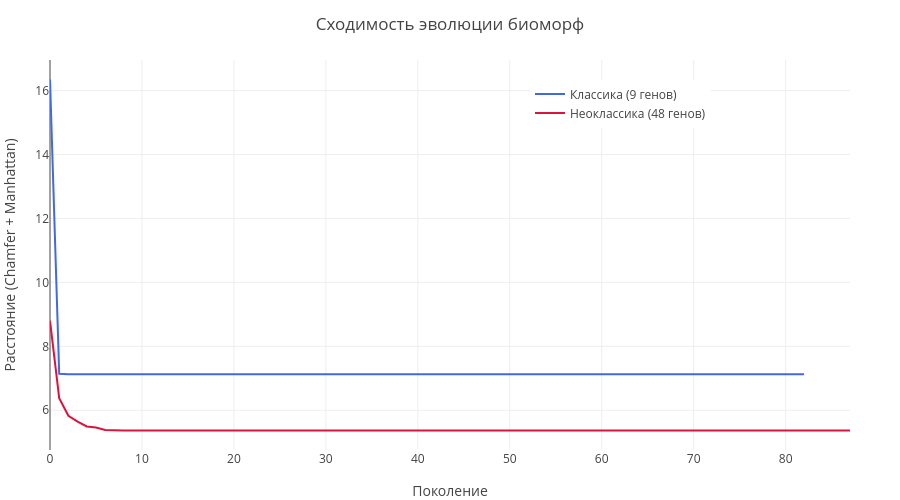

Write notebook code for a chart like this one.
### Code cell
using Images, FileIO, Random, Statistics, Printf, PlotlyJS

IMG_SIZE = 150
OUTPUT_DIR = "lab19"
mkpath(OUTPUT_DIR)

function draw_line!(img::Matrix{Float64}, x1::Int, y1::Int, x2::Int, y2::Int; thick::Int=1)
    dx = abs(x2 - x1)
    dy = abs(y2 - y1)
    sx = x1 < x2 ? 1 : -1
    sy = y1 < y2 ? 1 : -1
    err = dx - dy
    while true
        for δx in -thick:thick, δy in -thick:thick
            px, py = x1 + δx, y1 + δy
            if 1 <= px <= IMG_SIZE && 1 <= py <= IMG_SIZE
                img[py, px] = 0.0
            end
        end
        x1 == x2 && y1 == y2 && break
        e2 = 2 * err
        if e2 > -dy; err -= dy; x1 += sx; end
        if e2 < dx; err += dx; y1 += sy; end
    end
end

function mutate_gene(genes::Vector{Int}, ranges::Vector{Tuple{Int,Int}})::Vector{Int}
    g = copy(genes)
    i = rand(1:length(g))
    g[i] += rand([-1, 1])
    g[i] = clamp(g[i], ranges[i][1], ranges[i][2])
    return g
end


function distance_transform(mask::BitMatrix)::Matrix{Float64}
    h, w = size(mask)
    dist = fill(Inf, h, w)
    queue = Tuple{Int,Int}[]
    for y in 1:h, x in 1:w
        if mask[y, x]
            dist[y, x] = 0.0
            push!(queue, (y, x))
        end
    end
    head = 1
    while head <= length(queue)
        cy, cx = queue[head]
        head += 1
        for dy in -1:1, dx in -1:1
            (dy == 0 && dx == 0) && continue
            ny, nx = cy + dy, cx + dx
            (1 <= ny <= h && 1 <= nx <= w) || continue
            nd = dist[cy, cx] + sqrt(Float64(dy^2 + dx^2))
            if nd < dist[ny, nx]
                dist[ny, nx] = nd
                push!(queue, (ny, nx))
            end
        end
    end
    return dist
end

function combined_distance(a::Matrix{Float64}, b::Matrix{Float64}; alpha::Float64=0.65)::Float64
    a_black = a .< 0.5
    b_black = b .< 0.5
    na, nb = sum(a_black), sum(b_black)
    manhattan = sum(abs.(a .- b)) / length(a)
    if na == 0 || nb == 0
        return manhattan * 100.0
    end
    dt_a = distance_transform(a_black)
    dt_b = distance_transform(b_black)
    chamfer = (mean(dt_a[b_black]) + mean(dt_b[a_black])) / 2.0
    return alpha * chamfer + (1.0 - alpha) * manhattan * 100.0
end


TARGET_PATH = "target_edges.png"
target_raw = load(TARGET_PATH)
target = Float64.(Gray.(imresize(target_raw, (IMG_SIZE, IMG_SIZE))))
save(joinpath(OUTPUT_DIR, "target.png"), Gray.(target))
println("Цель: $(size(target)), чёрных пикселей: $(@sprintf("%.1f", 100*(1-mean(target))))%")


function make_stems(g::AbstractVector{Int})
    return [
        (0, g[1]), (g[2], g[3]), (g[4], 0), (g[5], -g[6]),
        (0, -g[7]), (-g[5], -g[6]), (-g[4], 0), (-g[2], g[3])
    ]
end

function tree_render(stems, len::Int, dir::Int, pos::Tuple{Float64,Float64})
    segs = Tuple{Tuple{Float64,Float64}, Tuple{Float64,Float64}}[]
    nd = mod(dir, 8) + 1
    dx, dy = stems[nd]
    np_ = (pos[1] + len * dx, pos[2] + len * dy)
    push!(segs, (pos, np_))
    if len > 1
        append!(segs, tree_render(stems, len - 1, dir + 1, np_))
        append!(segs, tree_render(stems, len - 1, dir - 1, np_))
    end
    return segs
end

function segs_to_image(segs; cx_off::Int=0, cy_off::Int=0,
                       scale_mult::Float64=1.0, line_thick::Int=1)::Matrix{Float64}
    isempty(segs) && return ones(IMG_SIZE, IMG_SIZE)
    ax = Float64[]; ay = Float64[]
    for (s, f) in segs
        push!(ax, s[1], f[1]); push!(ay, s[2], f[2])
    end
    w = max(abs(minimum(ax)), maximum(ax)) * 2
    h = max(abs(minimum(ay)), maximum(ay)) * 2
    max(w, h) == 0 && return ones(IMG_SIZE, IMG_SIZE)
    factor = (IMG_SIZE - 10) / max(w, h) * scale_mult
    cx = IMG_SIZE ÷ 2 + cx_off
    cy = IMG_SIZE ÷ 2 + cy_off
    img = ones(IMG_SIZE, IMG_SIZE)
    for (s, f) in segs
        draw_line!(img,
            round(Int, s[1]*factor + cx), round(Int, -s[2]*factor + cy),
            round(Int, f[1]*factor + cx), round(Int, -f[2]*factor + cy); thick=line_thick)
    end
    return img
end


CLASSIC_RANGES = Tuple{Int,Int}[
    (-9,9), (-9,9), (-9,9), (-9,9), (-9,9), (-9,9), (-9,9), (-9,9), (2,7)
]

function classic_draw(genes::Vector{Int})::Matrix{Float64}
    stems = make_stems(genes[1:8])
    segs = try
        tree_render(stems, genes[9], 0, (0.0, 0.0))
    catch e
        e isa StackOverflowError ? Tuple{Tuple{Float64,Float64},Tuple{Float64,Float64}}[] : rethrow()
    end
    return segs_to_image(segs; line_thick=1)
end


N_TREES = 4

NEO_RANGES = Tuple{Int,Int}[
    (-9,9),(-9,9),(-9,9),(-9,9),(-9,9),(-9,9),(-9,9),(-9,9),(2,6),
    (-9,9),(-9,9),(-9,9),(-9,9),(-9,9),(-9,9),(-9,9),(-9,9),(2,6),
    (-9,9),(-9,9),(-9,9),(-9,9),(-9,9),(-9,9),(-9,9),(-9,9),(2,6),
    (-9,9),(-9,9),(-9,9),(-9,9),(-9,9),(-9,9),(-9,9),(-9,9),(2,6),
    (-9,9),(-9,9),(-9,9),(-9,9),
    (-9,9),(-9,9),(-9,9),(-9,9),
    (1,5),(1,5),(1,5),(1,5)
]

function neo_draw(genes::Vector{Int})::Matrix{Float64}
    img = ones(IMG_SIZE, IMG_SIZE)
    for t in 1:N_TREES
        base = (t - 1) * 9
        tg = genes[base+1:base+9]
        off_base = N_TREES * 9
        ox = genes[off_base + t]
        oy = genes[off_base + N_TREES + t]
        sc = genes[off_base + 2*N_TREES + t]
        stems = make_stems(tg[1:8])
        segs = try
            tree_render(stems, tg[9], 0, (0.0, 0.0))
        catch e
            e isa StackOverflowError ? Tuple{Tuple{Float64,Float64},Tuple{Float64,Float64}}[] : rethrow()
        end
        isempty(segs) && continue
        ax = [p[1] for s in segs for p in s]
        ay = [p[2] for s in segs for p in s]
        w = max(abs(minimum(ax)), maximum(ax)) * 2
        h = max(abs(minimum(ay)), maximum(ay)) * 2
        max(w, h) == 0 && continue
        factor = (IMG_SIZE - 10) / max(w, h) * (sc / 3.0)
        cx = IMG_SIZE ÷ 2 + ox * 5
        cy = IMG_SIZE ÷ 2 + oy * 5
        for (s, f) in segs
            draw_line!(img,
                round(Int, s[1]*factor + cx), round(Int, -s[2]*factor + cy),
                round(Int, f[1]*factor + cx), round(Int, -f[2]*factor + cy); thick=0)
        end
    end
    return img
end


function evolve(draw_fn::Function, ranges::Vector{Tuple{Int,Int}},
                target::Matrix{Float64};
                n_offspring::Int=80, stag_limit::Int=80,
                max_gen::Int=1500, seed::Int=42)
    Random.seed!(seed)
    parent = [rand(lo:hi) for (lo, hi) in ranges]
    parent_img = draw_fn(parent)
    best_dist = combined_distance(parent_img, target)
    history = Float64[best_dist]
    snapshots = Pair{Int, Matrix{Float64}}[0 => copy(parent_img)]
    gen = 0
    stag = 0
    while stag < stag_limit && gen < max_gen
        gen += 1
        improved = false
        for _ in 1:n_offspring
            child = mutate_gene(parent, ranges)
            child_img = draw_fn(child)
            dist = combined_distance(child_img, target)
            if dist < best_dist
                best_dist = dist
                parent = child
                parent_img = child_img
                improved = true
            end
        end
        improved ? (stag = 0) : (stag += 1)
        push!(history, best_dist)
        if gen <= 15 || gen % 25 == 0
            push!(snapshots, gen => copy(parent_img))
        end
        if gen % 100 == 0
            println("  Gen $gen | Dist: $(@sprintf("%.3f", best_dist)) | Stag: $stag")
        end
    end
    push!(snapshots, gen => copy(parent_img))
    return parent, parent_img, history, snapshots
end


function side_by_side(biomorph::Matrix{Float64}, tgt::Matrix{Float64})
    hcat(tgt, ones(IMG_SIZE, 5), biomorph)
end

function save_experiment(prefix::String, result, tgt::Matrix{Float64})
    genes, img, hist, snaps = result
    save(joinpath(OUTPUT_DIR, "$(prefix)_comparison.png"), Gray.(side_by_side(img, tgt)))

    n = min(16, length(snaps))
    idxs = round.(Int, range(1, length(snaps), length=n))
    grid = ones(4*(IMG_SIZE+5)-5, 4*(IMG_SIZE+5)-5)
    for (k, i) in enumerate(idxs)
        r, c = (k-1) ÷ 4, (k-1) % 4
        grid[r*(IMG_SIZE+5)+1 : r*(IMG_SIZE+5)+IMG_SIZE,
             c*(IMG_SIZE+5)+1 : c*(IMG_SIZE+5)+IMG_SIZE] .= snaps[i].second
    end
    save(joinpath(OUTPUT_DIR, "$(prefix)_grid.png"), Gray.(grid))

    gif_frames = [Gray.(side_by_side(s.second, tgt)) for s in snaps]
    save(joinpath(OUTPUT_DIR, "$(prefix)_evolution.gif"), cat(gif_frames...; dims=3); fps=5)

    println("Сохранено: $(prefix)_comparison/grid/evolution")
end


println("=" ^ 60)
println("ЭКСПЕРИМЕНТ 1: Классика (9 генов)")
println("=" ^ 60)

best_classic = nothing
for run in 0:2
    genes, img, hist, snaps = evolve(classic_draw, CLASSIC_RANGES, target;
                                      n_offspring=80, stag_limit=80, max_gen=1000, seed=run*111)
    println("Run $run: gen=$(length(hist)-1), dist=$(@sprintf("%.3f", hist[end])), genes=$genes")
    if best_classic === nothing || hist[end] < best_classic[3][end]
        best_classic = (genes, img, hist, snaps)
    end
end
println("Лучший: dist=$(@sprintf("%.3f", best_classic[3][end]))")
save_experiment("classic", best_classic, target)


println("\n" * "=" ^ 60)
println("ЭКСПЕРИМЕНТ 2: Неоклассика (48 генов, 4 дерева)")
println("=" ^ 60)

best_neo = nothing
for run in 0:2
    genes, img, hist, snaps = evolve(neo_draw, NEO_RANGES, target;
                                      n_offspring=100, stag_limit=80, max_gen=1000, seed=run*222+7)
    println("Run $run: gen=$(length(hist)-1), dist=$(@sprintf("%.3f", hist[end]))")
    if best_neo === nothing || hist[end] < best_neo[3][end]
        best_neo = (genes, img, hist, snaps)
    end
end
println("Лучший: dist=$(@sprintf("%.3f", best_neo[3][end]))")
save_experiment("neo", best_neo, target)


p = plot([
    scatter(x=0:length(best_classic[3])-1, y=best_classic[3],
            mode="lines", name="Классика (9 генов)",
            line=attr(color="royalblue", width=2)),
    scatter(x=0:length(best_neo[3])-1, y=best_neo[3],
            mode="lines", name="Неоклассика (48 генов)",
            line=attr(color="crimson", width=2))
], Layout(
    title="Сходимость эволюции биоморф",
    xaxis_title="Поколение",
    yaxis_title="Расстояние (Chamfer + Manhattan)",
    template="plotly_white",
    width=900, height=500,
    legend=attr(x=0.6, y=0.95)
))
savefig(p, joinpath(OUTPUT_DIR, "convergence.html"))
display(p)

println("\nРезультаты в: $OUTPUT_DIR/")

### Figure 1 — Plotly figure (JSON) as saved in the notebook; plotly's stock layout.template omitted (floating-point values rounded to 4 significant figures)
{"data": [{"line": {"color": "royalblue", "width": 2}, "mode": "lines", "name": "Классика (9 генов)", "type": "scatter", "x": [0, 1, 2, 3, 4, 5, 6, 7, 8, 9, 10, 11, 12, 13, 14, 15, 16, 17, 18, 19, 20, 21, 22, 23, 24, 25, 26, 27, 28, 29, 30, 31, 32, 33, 34, 35, 36, 37, 38, 39, 40, 41, 42, 43, 44, 45, 46, 47, 48, 49, 50, 51, 52, 53, 54, 55, 56, 57, 58, 59, 60, 61, 62, 63, 64, 65, 66, 67, 68, 69, 70, 71, 72, 73, 74, 75, 76, 77, 78, 79, 80, 81, 82], "y": [16.35, 7.139, 7.123, 7.123, 7.123, 7.123, 7.123, 7.123, 7.123, 7.123, 7.123, 7.123, 7.123, 7.123, 7.123, 7.123, 7.123, 7.123, 7.123, 7.123, 7.123, 7.123, 7.123, 7.123, 7.123, 7.123, 7.123, 7.123, 7.123, 7.123, 7.123, 7.123, 7.123, 7.123, 7.123, 7.123, 7.123, 7.123, 7.123, 7.123, 7.123, 7.123, 7.123, 7.123, 7.123, 7.123, 7.123, 7.123, 7.123, 7.123, 7.123, 7.123, 7.123, 7.123, 7.123, 7.123, 7.123, 7.123, 7.123, 7.123, 7.123, 7.123, 7.123, 7.123, 7.123, 7.123, 7.123, 7.123, 7.123, 7.123, 7.123, 7.123, 7.123, 7.123, 7.123, 7.123, 7.123, 7.123, 7.123, 7.123, 7.123, 7.123, 7.123]}, {"line": {"color": "crimson", "width": 2}, "mode": "lines", "name": "Неоклассика (48 генов)", "type": "scatter", "x": [0, 1, 2, 3, 4, 5, 6, 7, 8, 9, 10, 11, 12, 13, 14, 15, 16, 17, 18, 19, 20, 21, 22, 23, 24, 25, 26, 27, 28, 29, 30, 31, 32, 33, 34, 35, 36, 37, 38, 39, 40, 41, 42, 43, 44, 45, 46, 47, 48, 49, 50, 51, 52, 53, 54, 55, 56, 57, 58, 59, 60, 61, 62, 63, 64, 65, 66, 67, 68, 69, 70, 71, 72, 73, 74, 75, 76, 77, 78, 79, 80, 81, 82, 83, 84, 85, 86, 87], "y": [8.8, 6.379, 5.826, 5.645, 5.493, 5.458, 5.384, 5.366, 5.366, 5.366, 5.366, 5.366, 5.366, 5.366, 5.366, 5.366, 5.366, 5.366, 5.366, 5.366, 5.366, 5.366, 5.366, 5.366, 5.366, 5.366, 5.366, 5.366, 5.366, 5.366, 5.366, 5.366, 5.366, 5.366, 5.366, 5.366, 5.366, 5.366, 5.366, 5.366, 5.366, 5.366, 5.366, 5.366, 5.366, 5.366, 5.366, 5.366, 5.366, 5.366, 5.366, 5.366, 5.366, 5.366, 5.366, 5.366, 5.366, 5.366, 5.366, 5.366, 5.366, 5.366, 5.366, 5.366, 5.366, 5.366, 5.366, 5.366, 5.366, 5.366, 5.366, 5.366, 5.366, 5.366, 5.366, 5.366, 5.366, 5.366, 5.366, 5.366, 5.366, 5.366, 5.366, 5.366, 5.366, 5.366, 5.366, 5.366]}], "layout": {"height": 500, "legend": {"x": 0.6, "y": 0.95}, "margin": {"b": 50, "l": 50, "r": 50, "t": 60}, "title": "Сходимость эволюции биоморф", "width": 900, "xaxis": {"title": {"text": "Поколение"}}, "yaxis": {"title": {"text": "Расстояние (Chamfer + Manhattan)"}}}}
